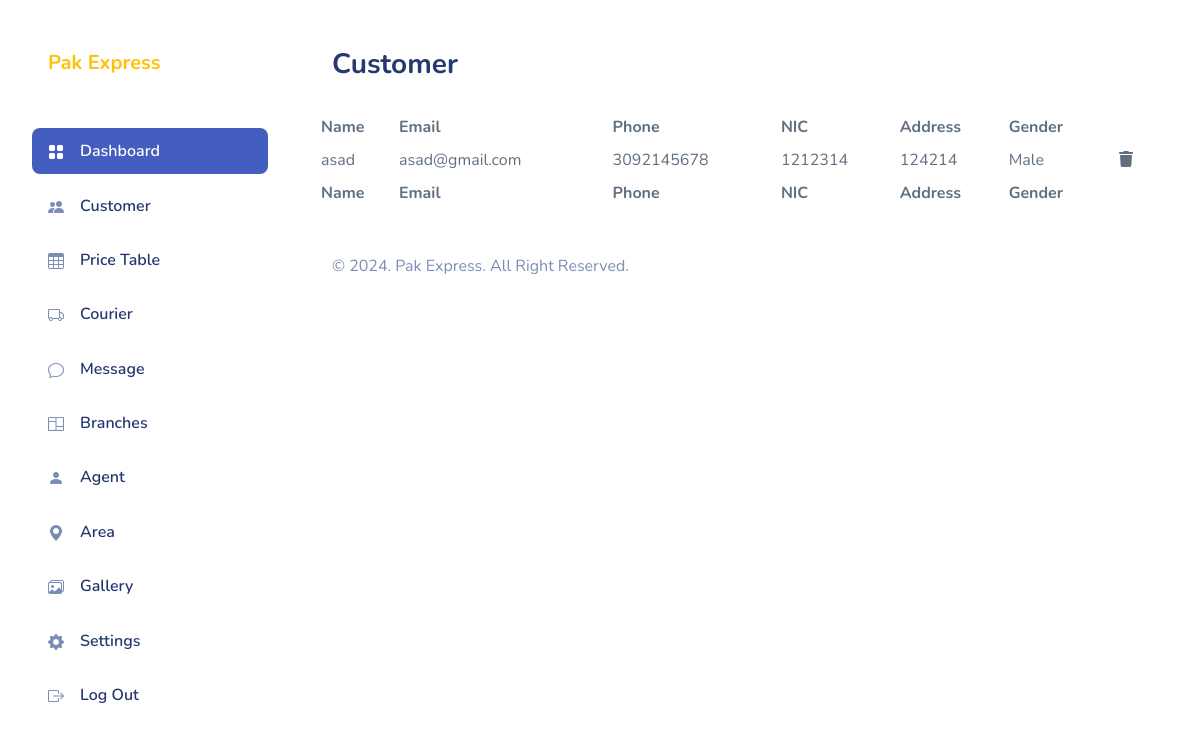
Screenshot of /Admin/customer.php (signed in) with the database file from the repository.
### tables this page shows
CREATE TABLE `customer` (
  `customer_id` int(11) NOT NULL,
  `name` varchar(255) NOT NULL,
  `email` varchar(255) NOT NULL,
  `phone` varchar(255) NOT NULL,
  `nic` varchar(255) NOT NULL,
  `address` varchar(255) NOT NULL,
  `gender` int(2) NOT NULL,
  `password` varchar(255) NOT NULL,
  `is_deleted` int(2) NOT NULL
);

### server/inc/get.php (called while the page is built, shortened)
<?php
function getAllcustomers()
{
    include 'connection.php';
    $q1 = "SELECT * FROM customer WHERE is_deleted = 0 AND email != 'admin'";
    return mysqli_query($con, $q1);
}

### Admin/customer.php (the view, shortened to what this page needs)
<!DOCTYPE html>
<html lang="en">
<?php include 'pages/head.php'; ?>
<body>
    <div id="app">
        <div id="sidebar" class="active">
            <div class="sidebar-wrapper active">
                <div class="sidebar-header">
                    <div class="d-flex justify-content-between mt-0 px-2">
                        <h1 class="mb-0"><a href="index.php" class="text-warning h5 mb-0 px-2 ">Pak Express </a></h1>
                    </div>
                </div>
                <div class="sidebar-menu">
                    <ul class="menu">
                        <li class="sidebar-item active ">
                            <a href="index.php" class='sidebar-link'>
                                <i class="bi bi-grid-fill"></i>
                                <span>Dashboard</span>
                            </a>
                        </li>
                        <li class="sidebar-item ">
                            <a href="customer.php" class='sidebar-link'>
                                <i class="bi bi-people-fill"></i>
                                <span>Customer</span>
                            </a>
                        </li>
                        <li class="sidebar-item">
                            <a href="price.php" class='sidebar-link'>
                                <i class="bi bi-table"></i>
                                <span>Price Table</span>
                            </a>
                        </li>
                        <li class="sidebar-item">
                            <a href="courier.php" class='sidebar-link'>
                                <i class="bi bi-truck"></i>
                                <span>Courier</span>
                            </a>
                        </li>
                        <li class="sidebar-item">
                            <a href="message.php" class='sidebar-link'>
                                <i class="bi bi-chat"></i>
                                <span>Message</span>
                            </a>
                        </li>
                        <?php if (isset($_SESSION['admin']) && $_SESSION['admin'] == 'admin') : ?>
                            <li class="sidebar-item">
                                <a href="branch.php" class='sidebar-link'>
                                    <i class="bi bi-columns"></i>
                                    <span>Branches</span>
                                </a>
                            </li>
                        <?php endif; ?>
                        <li class="sidebar-item">
                            <a href="agent.php" class='sidebar-link'>
                                <i class="bi bi-person-fill"></i>
                                <span>Agent </span>
                            </a>
                        </li>
                        <?php if (isset($_SESSION['admin']) && $_SESSION['admin'] == 'admin') : ?>
                            <li class="sidebar-item">
                                <a href="area.php" class='sidebar-link'>
                                    <i class="bi bi-geo-alt-fill"></i>
                                    <span>Area</span>
                                </a>
                            </li>
                            <li class="sidebar-item">
                                <a href="gallery.php" class='sidebar-link'>
                                    <i class="bi bi-images"></i>
                                    <span>Gallery</span>
                                </a>
                            </li>
                        <?php endif; ?>
                        <li class="sidebar-item">
                            <a href="settings.php" class='sidebar-link'>
                                <i class="bi bi-gear-fill"></i>
                                <span>Settings</span>
                            </a>
                        </li>
                        <li class="sidebar-item">
                            <a href="logout.php" class='sidebar-link'>
                                <i class="bi bi-box-arrow-right"></i>
                                <span>Log Out</span>
                            </a>
                        </li>
                    </ul>
                </div>
            </div>
        </div>
        <div id="main">
            <div class="page-heading">
                <h3>Customer</h3>
            </div>
            <div class="page-content">
                <section class="row">
                    <div class="col-12 col-lg-12">
                        <div class="row">
                            <table id="datatablesSimple">
                                <thead>
                                    <tr>
                                        <th>Name</th>
                                        <th>Email</th>
                                        <th>Phone</th>
                                        <th>NIC</th>
                                        <th>Address</th>
                                        <th>Gender</th>
                                    </tr>
                                </thead>
                                <tfoot>
                                    <tr>
                                        <th>Name</th>
                                        <th>Email</th>
                                        <th>Phone</th>
                                        <th>NIC</th>
                                        <th>Address</th>
                                        <th>Gender</th>
                                    </tr>
                                </tfoot>
                                <tbody>
                                    <?php
                                    $getall = getAllcustomers();
                                    while ($row = mysqli_fetch_assoc($getall)) {
                                    ?>
                                        <tr>
                                            <td><?php echo $row['name']; ?></td>
                                            <td><?php echo $row['email']; ?></td>
                                            <td><?php echo $row['phone']; ?></td>
                                            <td><?php echo $row['nic']; ?></td>
                                            <td><?php echo $row['address']; ?></td>
                                            <td><?php if ($row['gender'] == "1") {
                                                    echo "Male";
                                                } else {
                                                    echo "Female";
                                                } ?>
                                            </td>
                                            <td> <button type="button" onclick="deleteData(<?php echo $row['customer_id']; ?>,'customer', 'customer_id')" class="btn btn-darkblue"> <i class="fa-solid fa-trash"></i>
                                                </button>
                                            </td>
                                        </tr>
                                    <?php } ?>
                                </tbody>
                            </table>
                        </div>
                    </div>
                </section>
            </div>
            <?php include 'pages/footer.php'; ?>
        </div>
    </div>
</body>
</html>

### Admin/assets/css/app.css (style rules this page uses)
.btn i,.btn svg { width:16px;height:16px }
#sidebar.active .sidebar-wrapper { left:0 }
.sidebar-wrapper { width:300px;height:100vh;position:fixed;top:0;z-index:10;overflow-y:auto;background-color:#fff;bottom:0;transition:left .5s ease-out }
.sidebar-wrapper .sidebar-header { padding:2rem 2rem 1rem;font-size:2rem;font-weight:700 }
.sidebar-wrapper .menu { margin-top:2rem;padding:0 2rem;font-weight:600 }
.sidebar-wrapper .menu .sidebar-link { display:block;padding:.7rem 1rem;font-size:1rem;display:flex;align-items:center;border-radius:.5rem;transition:all .5s;text-decoration:none;color:#25396f }
.sidebar-wrapper .menu .sidebar-link i,.sidebar-wrapper .menu .sidebar-link svg { color:#7c8db5 }
.sidebar-wrapper .menu .sidebar-link span { margin-left:1rem }
.sidebar-wrapper .menu .sidebar-item { list-style:none;margin-top:.5rem;position:relative }
.sidebar-wrapper .menu .sidebar-item.active .sidebar-link { background-color:#435ebe }
.sidebar-wrapper .menu .sidebar-item.active .sidebar-link span { color:#fff }
.sidebar-wrapper .menu .sidebar-item.active .sidebar-link i,.sidebar-wrapper .menu .sidebar-item.active .sidebar-link svg { fill:#fff;color:#fff }
.bi { width:1rem;height:1rem }
#main { margin-left:300px;padding:2rem }
.page-heading { margin:0 0 2rem }
.page-heading h3 { font-weight:700 }
a { text-decoration:none }

### Admin/pages/head.php (style rules this page uses)
body { background-color: #ffffff; }

### rows the page displays
customer: name "asad", email "asad@gmail.com", phone "3092145678", nic "1212314", address "124214", gender "Male"
